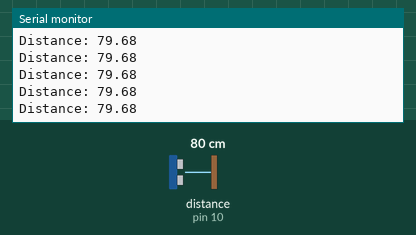
Simulated run of this sketch. Board: Arduino Uno, built with avr-gcc and run on an emulated ATmega328P. Shown: the last lines printed to the serial monitor. Wiring (inferred from the names in the program): ultrasonic range finder: trigger pin 9; echo pin 10. The test bench sets the inputs (shaded band); at power-on: distance to the obstacle (sensor on pin 10) 80 cm. The echo pulse lasts 58.3 µs per cm.

Above: at 1.2 s.
1.3 s: distance to the obstacle (sensor on pin 10) set to 120 cm
At 1.49 s:
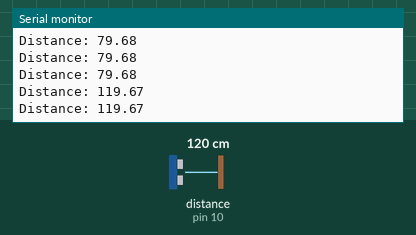
4.3 s: distance to the obstacle (sensor on pin 10) set to 2 cm
At 4.3 s:
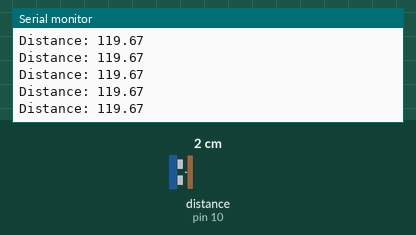
5.8 s: distance to the obstacle (sensor on pin 10) set to 299 cm
At 5.83 s:
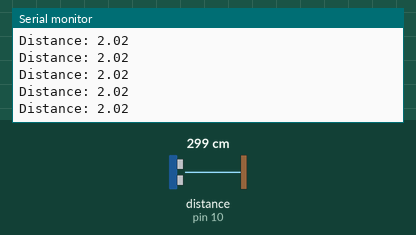
8.8 s: distance to the obstacle (sensor on pin 10) set to 250 cm
At 8.91 s:
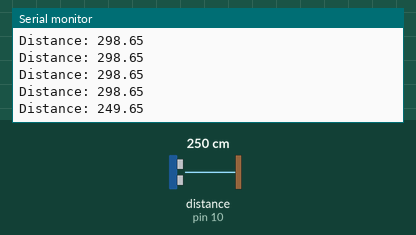
Timing chart, 0 to 11.8 s (numbered marks = the images above; inputs shaded):
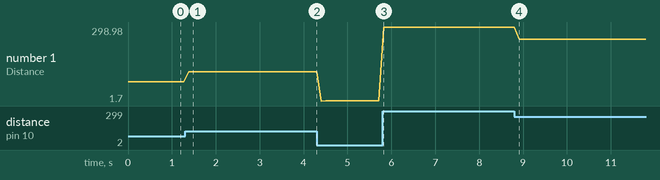

Measured:
- after the input at 1.3 s, the serial monitor: prints a new line after 0.08 s (image 1)
- after the input at 8.8 s, the serial monitor: prints a new line after 0.11 s (image 4)
- plotted number 1: 79.68 → 119.67 after the input at 1.3 s, 119.67 → 2.02 after the input at 4.3 s, 2.02 → 298.65 after the input at 5.8 s, 298.65 → 249.65 after the input at 8.8 s

The sketch:

Test.ino
```cpp
const int trigPin = 9; //RED = BLUE
const int echoPin = 10;//Orange = PURPLE

float duration, distance;

void setup() {
  pinMode(trigPin, OUTPUT);
  pinMode(echoPin, INPUT);
  Serial.begin(9600);
}

void loop() {
  digitalWrite(trigPin, LOW);
  delayMicroseconds(2);
  digitalWrite(trigPin, HIGH);
  delayMicroseconds(10);
  digitalWrite(trigPin, LOW);

  duration = pulseIn(echoPin, HIGH, 30000); // <-- updated line
  distance = (duration * 0.0343) / 2;

  Serial.print("Distance: ");
  Serial.println(distance);
  delay(100);
}

//sudo chmod a+rw /dev/ttyACM0
```
